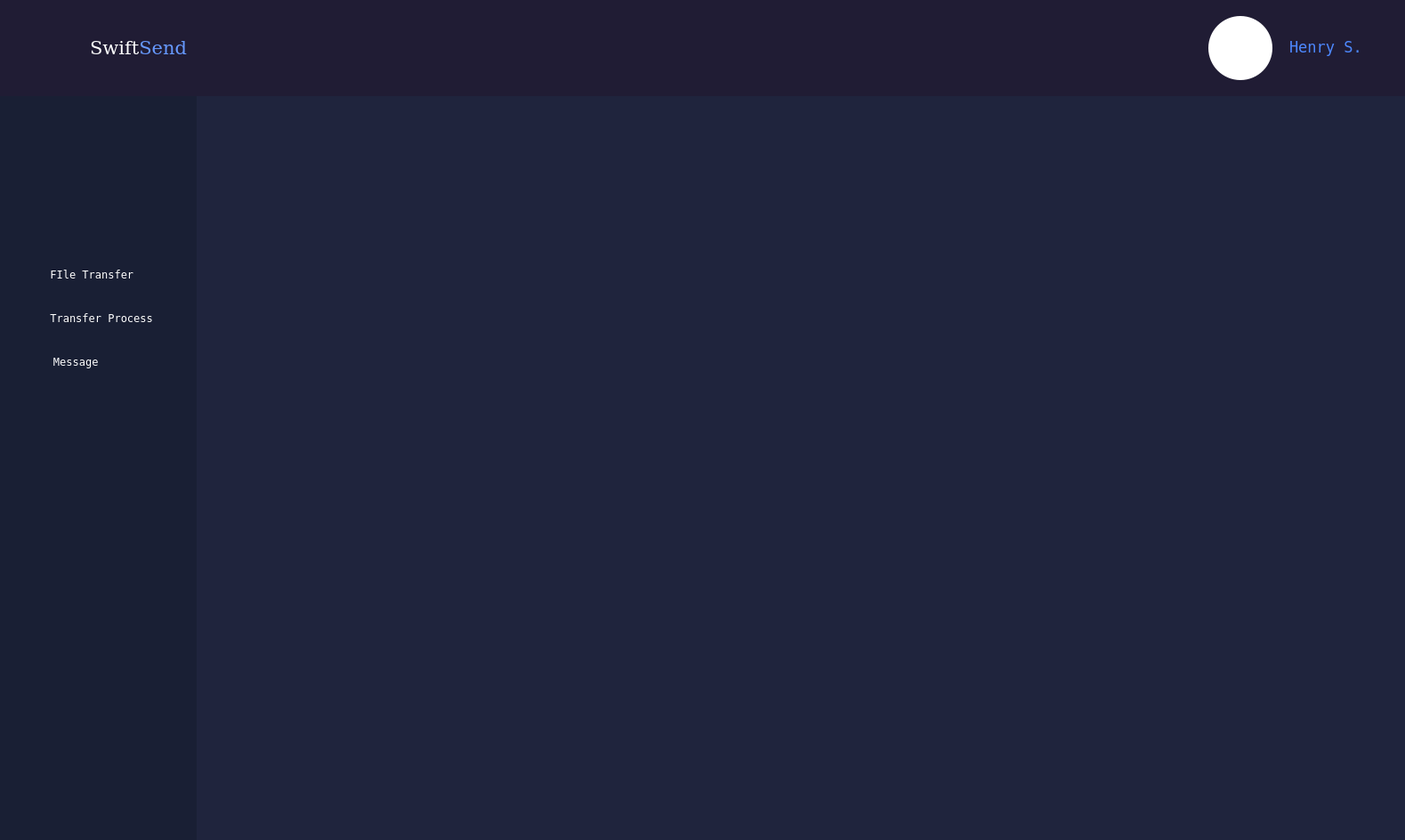
<?xml version="1.0" encoding="UTF-8"?>
<ui version="4.0">
 <class>MainWindow</class>
 <widget class="QMainWindow" name="MainWindow">
  <property name="geometry">
   <rect>
    <x>0</x>
    <y>0</y>
    <width>1579</width>
    <height>944</height>
   </rect>
  </property>
  <property name="minimumSize">
   <size>
    <width>0</width>
    <height>75</height>
   </size>
  </property>
  <property name="windowTitle">
   <string>MainWindow</string>
  </property>
  <widget class="QWidget" name="centralwidget">
   <layout class="QVBoxLayout" name="verticalLayout">
    <property name="spacing">
     <number>0</number>
    </property>
    <property name="leftMargin">
     <number>0</number>
    </property>
    <property name="topMargin">
     <number>0</number>
    </property>
    <property name="rightMargin">
     <number>0</number>
    </property>
    <property name="bottomMargin">
     <number>0</number>
    </property>
    <item alignment="Qt::AlignTop">
     <widget class="QWidget" name="header" native="true">
      <property name="minimumSize">
       <size>
        <width>0</width>
        <height>100</height>
       </size>
      </property>
      <property name="styleSheet">
       <string notr="true">*{
	background-color: #201C34;
}

QFrame{
	border: none;
}
</string>
      </property>
      <layout class="QHBoxLayout" name="horizontalLayout">
       <item alignment="Qt::AlignHCenter">
        <widget class="QFrame" name="frame">
         <property name="minimumSize">
          <size>
           <width>221</width>
           <height>0</height>
          </size>
         </property>
         <property name="font">
          <font>
           <pointsize>5</pointsize>
          </font>
         </property>
         <property name="styleSheet">
          <string notr="true">
QPushButton {
	background-color: transparent;
	border: none;
	color: white;
}
</string>
         </property>
         <property name="frameShape">
          <enum>QFrame::StyledPanel</enum>
         </property>
         <property name="frameShadow">
          <enum>QFrame::Raised</enum>
         </property>
         <layout class="QHBoxLayout" name="horizontalLayout_2">
          <property name="spacing">
           <number>0</number>
          </property>
          <property name="leftMargin">
           <number>20</number>
          </property>
          <property name="rightMargin">
           <number>20</number>
          </property>
          <item>
           <widget class="QPushButton" name="icon_button">
            <property name="font">
             <font>
              <family>DejaVu Sans Mono</family>
              <pointsize>13</pointsize>
             </font>
            </property>
            <property name="cursor">
             <cursorShape>PointingHandCursor</cursorShape>
            </property>
            <property name="styleSheet">
             <string notr="true"/>
            </property>
            <property name="text">
             <string/>
            </property>
            <property name="icon">
             <iconset resource="icon/resource.qrc">
              <normaloff>:/icon/swiftsend_nobg.png</normaloff>:/icon/swiftsend_nobg.png</iconset>
            </property>
            <property name="iconSize">
             <size>
              <width>64</width>
              <height>64</height>
             </size>
            </property>
           </widget>
          </item>
          <item alignment="Qt::AlignRight|Qt::AlignVCenter">
           <widget class="QLabel" name="label_2">
            <property name="font">
             <font>
              <family>DejaVu Serif</family>
              <pointsize>16</pointsize>
             </font>
            </property>
            <property name="text">
             <string>&lt;span style='color: white;'&gt;Swift&lt;/span&gt;&lt;span style='color: #6699ff;'&gt;Send&lt;/span&gt;</string>
            </property>
           </widget>
          </item>
         </layout>
        </widget>
       </item>
       <item>
        <widget class="QFrame" name="frame_2">
         <property name="sizePolicy">
          <sizepolicy hsizetype="Expanding" vsizetype="Preferred">
           <horstretch>0</horstretch>
           <verstretch>0</verstretch>
          </sizepolicy>
         </property>
         <property name="frameShape">
          <enum>QFrame::StyledPanel</enum>
         </property>
         <property name="frameShadow">
          <enum>QFrame::Raised</enum>
         </property>
        </widget>
       </item>
       <item alignment="Qt::AlignRight">
        <widget class="QFrame" name="account">
         <property name="minimumSize">
          <size>
           <width>221</width>
           <height>0</height>
          </size>
         </property>
         <property name="cursor">
          <cursorShape>ArrowCursor</cursorShape>
         </property>
         <property name="mouseTracking">
          <bool>false</bool>
         </property>
         <property name="styleSheet">
          <string notr="true">QPushButton { 
		border-radius: 36;
		background: white;
}
</string>
         </property>
         <property name="frameShape">
          <enum>QFrame::StyledPanel</enum>
         </property>
         <property name="frameShadow">
          <enum>QFrame::Raised</enum>
         </property>
         <layout class="QHBoxLayout" name="horizontalLayout_3">
          <property name="spacing">
           <number>0</number>
          </property>
          <property name="leftMargin">
           <number>9</number>
          </property>
          <property name="rightMargin">
           <number>20</number>
          </property>
          <item>
           <widget class="QPushButton" name="pushButton">
            <property name="minimumSize">
             <size>
              <width>72</width>
              <height>72</height>
             </size>
            </property>
            <property name="maximumSize">
             <size>
              <width>72</width>
              <height>72</height>
             </size>
            </property>
            <property name="cursor">
             <cursorShape>PointingHandCursor</cursorShape>
            </property>
            <property name="styleSheet">
             <string notr="true"/>
            </property>
            <property name="text">
             <string/>
            </property>
            <property name="icon">
             <iconset resource="icon/resource.qrc">
              <normaloff>:/icon/default_face.png</normaloff>:/icon/default_face.png</iconset>
            </property>
            <property name="iconSize">
             <size>
              <width>56</width>
              <height>56</height>
             </size>
            </property>
           </widget>
          </item>
          <item alignment="Qt::AlignHCenter|Qt::AlignVCenter">
           <widget class="QLabel" name="name_label">
            <property name="font">
             <font>
              <family>DejaVu Sans Mono</family>
              <pointsize>13</pointsize>
             </font>
            </property>
            <property name="styleSheet">
             <string notr="true">QLabel {
	color: #4d88ff;
}</string>
            </property>
            <property name="text">
             <string>Henry S.</string>
            </property>
           </widget>
          </item>
         </layout>
        </widget>
       </item>
      </layout>
     </widget>
    </item>
    <item>
     <widget class="QWidget" name="main_body" native="true">
      <property name="enabled">
       <bool>true</bool>
      </property>
      <property name="sizePolicy">
       <sizepolicy hsizetype="Preferred" vsizetype="Expanding">
        <horstretch>0</horstretch>
        <verstretch>0</verstretch>
       </sizepolicy>
      </property>
      <property name="styleSheet">
       <string notr="true">*{

}</string>
      </property>
      <layout class="QHBoxLayout" name="horizontalLayout_4">
       <property name="spacing">
        <number>0</number>
       </property>
       <property name="leftMargin">
        <number>0</number>
       </property>
       <property name="topMargin">
        <number>0</number>
       </property>
       <property name="rightMargin">
        <number>0</number>
       </property>
       <property name="bottomMargin">
        <number>0</number>
       </property>
       <item>
        <widget class="QWidget" name="left_tab" native="true">
         <property name="minimumSize">
          <size>
           <width>221</width>
           <height>0</height>
          </size>
         </property>
         <property name="maximumSize">
          <size>
           <width>221</width>
           <height>16777215</height>
          </size>
         </property>
         <property name="styleSheet">
          <string notr="true">* {
	background-color: #191F34; 
}</string>
         </property>
         <widget class="QFrame" name="left_button">
          <property name="geometry">
           <rect>
            <x>0</x>
            <y>0</y>
            <width>221</width>
            <height>331</height>
           </rect>
          </property>
          <property name="sizePolicy">
           <sizepolicy hsizetype="Preferred" vsizetype="Preferred">
            <horstretch>0</horstretch>
            <verstretch>0</verstretch>
           </sizepolicy>
          </property>
          <property name="minimumSize">
           <size>
            <width>0</width>
            <height>0</height>
           </size>
          </property>
          <property name="maximumSize">
           <size>
            <width>221</width>
            <height>16777215</height>
           </size>
          </property>
          <property name="styleSheet">
           <string notr="true">QPushButton{
	background-color: transparent;
	border: none;
	color: white;
}</string>
          </property>
          <layout class="QVBoxLayout" name="verticalLayout_2">
           <property name="spacing">
            <number>0</number>
           </property>
           <property name="leftMargin">
            <number>0</number>
           </property>
           <property name="topMargin">
            <number>175</number>
           </property>
           <property name="rightMargin">
            <number>0</number>
           </property>
           <item>
            <widget class="QPushButton" name="pushButton_2">
             <property name="sizePolicy">
              <sizepolicy hsizetype="Preferred" vsizetype="Preferred">
               <horstretch>0</horstretch>
               <verstretch>0</verstretch>
              </sizepolicy>
             </property>
             <property name="minimumSize">
              <size>
               <width>0</width>
               <height>50</height>
              </size>
             </property>
             <property name="maximumSize">
              <size>
               <width>16777215</width>
               <height>16777215</height>
              </size>
             </property>
             <property name="font">
              <font>
               <family>DejaVu Sans Mono</family>
              </font>
             </property>
             <property name="text">
              <string> FIle Transfer   </string>
             </property>
             <property name="icon">
              <iconset resource="icon/resource.qrc">
               <normaloff>:/icon/telegram.png</normaloff>:/icon/telegram.png</iconset>
             </property>
             <property name="iconSize">
              <size>
               <width>32</width>
               <height>32</height>
              </size>
             </property>
            </widget>
           </item>
           <item>
            <widget class="QPushButton" name="pushButton_3">
             <property name="sizePolicy">
              <sizepolicy hsizetype="Preferred" vsizetype="Preferred">
               <horstretch>0</horstretch>
               <verstretch>0</verstretch>
              </sizepolicy>
             </property>
             <property name="minimumSize">
              <size>
               <width>0</width>
               <height>50</height>
              </size>
             </property>
             <property name="maximumSize">
              <size>
               <width>16777215</width>
               <height>16777215</height>
              </size>
             </property>
             <property name="font">
              <font>
               <family>DejaVu Sans Mono</family>
              </font>
             </property>
             <property name="text">
              <string> Transfer Process</string>
             </property>
             <property name="icon">
              <iconset resource="icon/resource.qrc">
               <normaloff>:/icon/loader.png</normaloff>:/icon/loader.png</iconset>
             </property>
             <property name="iconSize">
              <size>
               <width>32</width>
               <height>32</height>
              </size>
             </property>
            </widget>
           </item>
           <item>
            <widget class="QPushButton" name="pushButton_4">
             <property name="sizePolicy">
              <sizepolicy hsizetype="Preferred" vsizetype="Preferred">
               <horstretch>0</horstretch>
               <verstretch>0</verstretch>
              </sizepolicy>
             </property>
             <property name="minimumSize">
              <size>
               <width>0</width>
               <height>50</height>
              </size>
             </property>
             <property name="maximumSize">
              <size>
               <width>16777215</width>
               <height>16777215</height>
              </size>
             </property>
             <property name="font">
              <font>
               <family>DejaVu Sans Mono</family>
              </font>
             </property>
             <property name="text">
              <string> Message        </string>
             </property>
             <property name="icon">
              <iconset resource="icon/resource.qrc">
               <normaloff>:/icon/messages.png</normaloff>:/icon/messages.png</iconset>
             </property>
             <property name="iconSize">
              <size>
               <width>32</width>
               <height>32</height>
              </size>
             </property>
            </widget>
           </item>
          </layout>
         </widget>
        </widget>
       </item>
       <item>
        <widget class="QWidget" name="transfer_page" native="true">
         <property name="styleSheet">
          <string notr="true">* {
	background-color: #1F243D;
}</string>
         </property>
        </widget>
       </item>
       <item>
        <widget class="QWidget" name="target_tab" native="true">
         <property name="minimumSize">
          <size>
           <width>300</width>
           <height>0</height>
          </size>
         </property>
         <property name="maximumSize">
          <size>
           <width>300</width>
           <height>16777215</height>
          </size>
         </property>
         <property name="styleSheet">
          <string notr="true">* {
	background-color: #1F243D;
}</string>
         </property>
        </widget>
       </item>
      </layout>
     </widget>
    </item>
   </layout>
  </widget>
 </widget>
 <resources>
  <include location="icon/resource.qrc"/>
 </resources>
 <connections/>
</ui>
